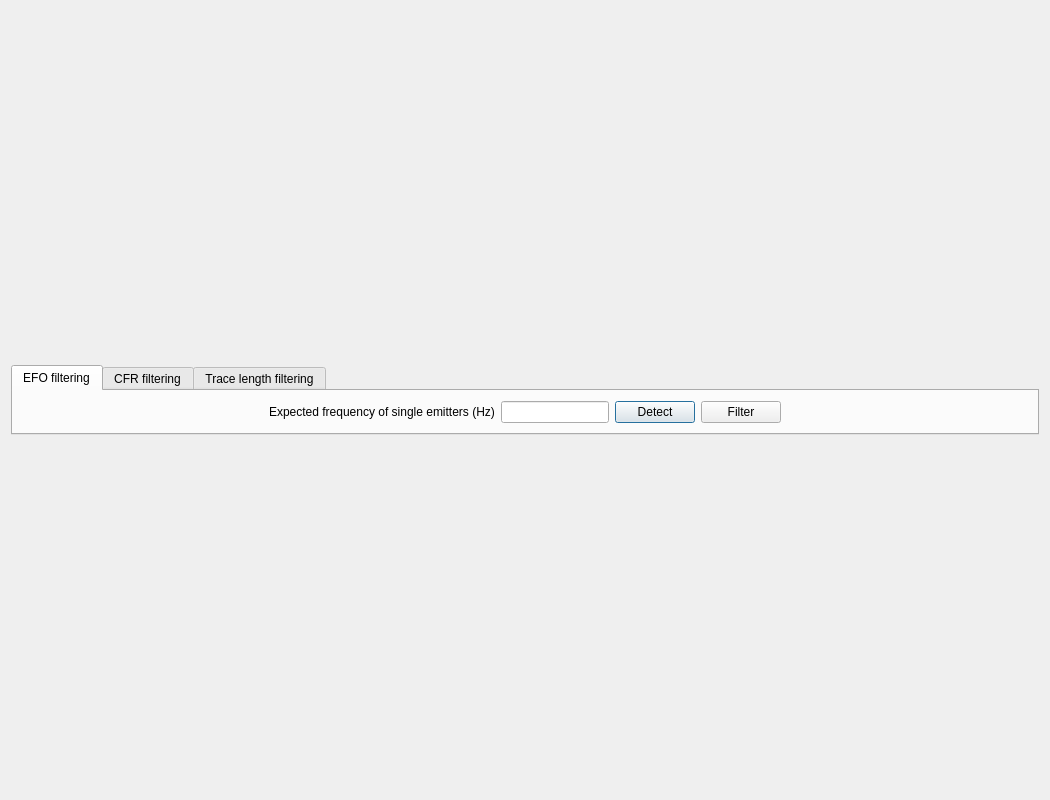
<?xml version="1.0" encoding="UTF-8"?>
<ui version="4.0">
 <class>Analyzer</class>
 <widget class="QDialog" name="Analyzer">
  <property name="geometry">
   <rect>
    <x>0</x>
    <y>0</y>
    <width>1050</width>
    <height>800</height>
   </rect>
  </property>
  <property name="minimumSize">
   <size>
    <width>800</width>
    <height>600</height>
   </size>
  </property>
  <property name="windowTitle">
   <string>Analyzer</string>
  </property>
  <layout class="QGridLayout" name="gridLayout">
   <item row="0" column="0">
    <widget class="QTabWidget" name="tabFilterOptions">
     <property name="sizePolicy">
      <sizepolicy hsizetype="MinimumExpanding" vsizetype="Fixed">
       <horstretch>0</horstretch>
       <verstretch>0</verstretch>
      </sizepolicy>
     </property>
     <property name="maximumSize">
      <size>
       <width>16777215</width>
       <height>16777215</height>
      </size>
     </property>
     <property name="currentIndex">
      <number>0</number>
     </property>
     <widget class="QWidget" name="tab_efo_thresholding">
      <property name="sizePolicy">
       <sizepolicy hsizetype="MinimumExpanding" vsizetype="Minimum">
        <horstretch>0</horstretch>
        <verstretch>0</verstretch>
       </sizepolicy>
      </property>
      <attribute name="title">
       <string>EFO filtering</string>
      </attribute>
      <layout class="QHBoxLayout" name="horizontalLayout_3">
       <item>
        <spacer name="hsEFOPeakBefore">
         <property name="sizePolicy">
          <sizepolicy hsizetype="Expanding" vsizetype="Minimum">
           <horstretch>0</horstretch>
           <verstretch>0</verstretch>
          </sizepolicy>
         </property>
         <property name="orientation">
          <enum>Qt::Horizontal</enum>
         </property>
         <property name="sizeType">
          <enum>QSizePolicy::Expanding</enum>
         </property>
         <property name="sizeHint" stdset="0">
          <size>
           <width>20</width>
           <height>20</height>
          </size>
         </property>
        </spacer>
       </item>
       <item>
        <widget class="QLabel" name="lbEFOExpectedCutoff">
         <property name="sizePolicy">
          <sizepolicy hsizetype="Preferred" vsizetype="Fixed">
           <horstretch>0</horstretch>
           <verstretch>0</verstretch>
          </sizepolicy>
         </property>
         <property name="text">
          <string>Expected frequency of single emitters (Hz)</string>
         </property>
        </widget>
       </item>
       <item>
        <widget class="QLineEdit" name="leEFOExpectedCutoff">
         <property name="sizePolicy">
          <sizepolicy hsizetype="Preferred" vsizetype="Fixed">
           <horstretch>0</horstretch>
           <verstretch>0</verstretch>
          </sizepolicy>
         </property>
         <property name="text">
          <string/>
         </property>
        </widget>
       </item>
       <item>
        <widget class="QPushButton" name="pbDetectCutoffFrequency">
         <property name="sizePolicy">
          <sizepolicy hsizetype="Preferred" vsizetype="Fixed">
           <horstretch>0</horstretch>
           <verstretch>0</verstretch>
          </sizepolicy>
         </property>
         <property name="text">
          <string>Detect</string>
         </property>
        </widget>
       </item>
       <item>
        <widget class="QPushButton" name="pbEFORunFilter">
         <property name="enabled">
          <bool>true</bool>
         </property>
         <property name="sizePolicy">
          <sizepolicy hsizetype="Preferred" vsizetype="Fixed">
           <horstretch>0</horstretch>
           <verstretch>0</verstretch>
          </sizepolicy>
         </property>
         <property name="text">
          <string>Filter</string>
         </property>
        </widget>
       </item>
       <item>
        <spacer name="hshsEFOPeakAfter">
         <property name="sizePolicy">
          <sizepolicy hsizetype="Expanding" vsizetype="Minimum">
           <horstretch>0</horstretch>
           <verstretch>0</verstretch>
          </sizepolicy>
         </property>
         <property name="orientation">
          <enum>Qt::Horizontal</enum>
         </property>
         <property name="sizeType">
          <enum>QSizePolicy::Expanding</enum>
         </property>
         <property name="sizeHint" stdset="0">
          <size>
           <width>20</width>
           <height>20</height>
          </size>
         </property>
        </spacer>
       </item>
      </layout>
     </widget>
     <widget class="QWidget" name="tab_cfr_thresholding">
      <property name="sizePolicy">
       <sizepolicy hsizetype="MinimumExpanding" vsizetype="Minimum">
        <horstretch>0</horstretch>
        <verstretch>0</verstretch>
       </sizepolicy>
      </property>
      <attribute name="title">
       <string>CFR filtering</string>
      </attribute>
      <layout class="QHBoxLayout" name="horizontalLayout_4">
       <item>
        <spacer name="hsCFRFilterBefore">
         <property name="sizePolicy">
          <sizepolicy hsizetype="Minimum" vsizetype="Minimum">
           <horstretch>0</horstretch>
           <verstretch>0</verstretch>
          </sizepolicy>
         </property>
         <property name="orientation">
          <enum>Qt::Horizontal</enum>
         </property>
         <property name="sizeHint" stdset="0">
          <size>
           <width>20</width>
           <height>20</height>
          </size>
         </property>
        </spacer>
       </item>
       <item>
        <widget class="QCheckBox" name="checkCFRLowerThreshold">
         <property name="sizePolicy">
          <sizepolicy hsizetype="Minimum" vsizetype="Fixed">
           <horstretch>0</horstretch>
           <verstretch>0</verstretch>
          </sizepolicy>
         </property>
         <property name="text">
          <string>Lower bound</string>
         </property>
        </widget>
       </item>
       <item>
        <widget class="QCheckBox" name="checkCFRUpperThreshold">
         <property name="sizePolicy">
          <sizepolicy hsizetype="Minimum" vsizetype="Fixed">
           <horstretch>0</horstretch>
           <verstretch>0</verstretch>
          </sizepolicy>
         </property>
         <property name="text">
          <string>Upper bound</string>
         </property>
        </widget>
       </item>
       <item>
        <widget class="QLabel" name="lbCFRFilterThreshFactor">
         <property name="sizePolicy">
          <sizepolicy hsizetype="Preferred" vsizetype="Fixed">
           <horstretch>0</horstretch>
           <verstretch>0</verstretch>
          </sizepolicy>
         </property>
         <property name="text">
          <string>Threshold factor</string>
         </property>
        </widget>
       </item>
       <item>
        <widget class="QLineEdit" name="leCFRFilterThreshFactor">
         <property name="sizePolicy">
          <sizepolicy hsizetype="Preferred" vsizetype="Fixed">
           <horstretch>0</horstretch>
           <verstretch>0</verstretch>
          </sizepolicy>
         </property>
        </widget>
       </item>
       <item>
        <widget class="QPushButton" name="pbCFRRunAutoThreshold">
         <property name="sizePolicy">
          <sizepolicy hsizetype="Preferred" vsizetype="Fixed">
           <horstretch>0</horstretch>
           <verstretch>0</verstretch>
          </sizepolicy>
         </property>
         <property name="text">
          <string>Threshold</string>
         </property>
        </widget>
       </item>
       <item>
        <widget class="QPushButton" name="pbCFRRunFilter">
         <property name="sizePolicy">
          <sizepolicy hsizetype="Preferred" vsizetype="Fixed">
           <horstretch>0</horstretch>
           <verstretch>0</verstretch>
          </sizepolicy>
         </property>
         <property name="text">
          <string>Filter</string>
         </property>
        </widget>
       </item>
       <item>
        <spacer name="hsCFRFilterAfter">
         <property name="sizePolicy">
          <sizepolicy hsizetype="Minimum" vsizetype="Minimum">
           <horstretch>0</horstretch>
           <verstretch>0</verstretch>
          </sizepolicy>
         </property>
         <property name="orientation">
          <enum>Qt::Horizontal</enum>
         </property>
         <property name="sizeHint" stdset="0">
          <size>
           <width>20</width>
           <height>20</height>
          </size>
         </property>
        </spacer>
       </item>
      </layout>
     </widget>
     <widget class="QWidget" name="tab_trlen_thresholding">
      <attribute name="title">
       <string>Trace length filtering</string>
      </attribute>
      <layout class="QHBoxLayout" name="horizontalLayout">
       <item>
        <spacer name="hsTraceLenBefore">
         <property name="orientation">
          <enum>Qt::Horizontal</enum>
         </property>
         <property name="sizeHint" stdset="0">
          <size>
           <width>355</width>
           <height>20</height>
          </size>
         </property>
        </spacer>
       </item>
       <item>
        <widget class="QLabel" name="lbTrLenPercentile">
         <property name="text">
          <string>Top percentile</string>
         </property>
        </widget>
       </item>
       <item>
        <widget class="QLineEdit" name="leTrLenTopPercentile">
         <property name="sizePolicy">
          <sizepolicy hsizetype="Preferred" vsizetype="Fixed">
           <horstretch>0</horstretch>
           <verstretch>0</verstretch>
          </sizepolicy>
         </property>
        </widget>
       </item>
       <item>
        <widget class="QPushButton" name="pbTrLenRunAutoThreshold">
         <property name="text">
          <string>Threshold</string>
         </property>
        </widget>
       </item>
       <item>
        <widget class="QPushButton" name="pbTrLenRunFilter">
         <property name="text">
          <string>Filter</string>
         </property>
        </widget>
       </item>
       <item>
        <widget class="QLabel" name="lbTrLenRemoveFirst">
         <property name="text">
          <string>Remove first</string>
         </property>
        </widget>
       </item>
       <item>
        <widget class="QLineEdit" name="leTrLenRemoveFirst">
         <property name="sizePolicy">
          <sizepolicy hsizetype="Preferred" vsizetype="Fixed">
           <horstretch>0</horstretch>
           <verstretch>0</verstretch>
          </sizepolicy>
         </property>
         <property name="toolTip">
          <string>Number of localizations to remove from the beginning of each trace</string>
         </property>
        </widget>
       </item>
       <item>
        <widget class="QPushButton" name="pbTrLenRemoveFirst">
         <property name="text">
          <string>Remove</string>
         </property>
        </widget>
       </item>
       <item>
        <spacer name="hsTraceLenAfter">
         <property name="orientation">
          <enum>Qt::Horizontal</enum>
         </property>
         <property name="sizeHint" stdset="0">
          <size>
           <width>355</width>
           <height>20</height>
          </size>
         </property>
        </spacer>
       </item>
      </layout>
     </widget>
    </widget>
   </item>
   <item row="1" column="0">
    <layout class="QHBoxLayout" name="communication_layout"/>
   </item>
   <item row="2" column="0">
    <layout class="QHBoxLayout" name="parameters_layout"/>
   </item>
   <item row="3" column="0">
    <layout class="QHBoxLayout" name="localizations_layout"/>
   </item>
  </layout>
 </widget>
 <resources/>
 <connections/>
</ui>
